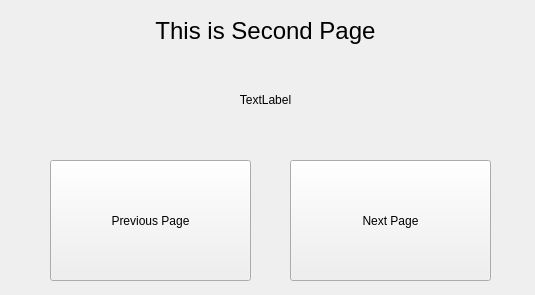
<?xml version="1.0" encoding="UTF-8"?>
<ui version="4.0">
 <class>MainWindow</class>
 <widget class="QMainWindow" name="MainWindow">
  <property name="geometry">
   <rect>
    <x>0</x>
    <y>0</y>
    <width>535</width>
    <height>295</height>
   </rect>
  </property>
  <property name="windowTitle">
   <string>MainWindow</string>
  </property>
  <widget class="QWidget" name="centralwidget">
   <widget class="QLabel" name="label">
    <property name="geometry">
     <rect>
      <x>0</x>
      <y>0</y>
      <width>531</width>
      <height>61</height>
     </rect>
    </property>
    <property name="font">
     <font>
      <pointsize>18</pointsize>
     </font>
    </property>
    <property name="text">
     <string>This is Second Page</string>
    </property>
    <property name="alignment">
     <set>Qt::AlignCenter</set>
    </property>
    <property name="wordWrap">
     <bool>true</bool>
    </property>
   </widget>
   <widget class="QPushButton" name="pushButton">
    <property name="geometry">
     <rect>
      <x>50</x>
      <y>160</y>
      <width>201</width>
      <height>121</height>
     </rect>
    </property>
    <property name="text">
     <string>Previous Page</string>
    </property>
   </widget>
   <widget class="QPushButton" name="pushButton_2">
    <property name="geometry">
     <rect>
      <x>290</x>
      <y>160</y>
      <width>201</width>
      <height>121</height>
     </rect>
    </property>
    <property name="text">
     <string>Next Page</string>
    </property>
   </widget>
   <widget class="QLabel" name="label_2">
    <property name="geometry">
     <rect>
      <x>0</x>
      <y>90</y>
      <width>531</width>
      <height>20</height>
     </rect>
    </property>
    <property name="text">
     <string>TextLabel</string>
    </property>
    <property name="alignment">
     <set>Qt::AlignCenter</set>
    </property>
   </widget>
  </widget>
 </widget>
 <resources/>
 <connections/>
</ui>
